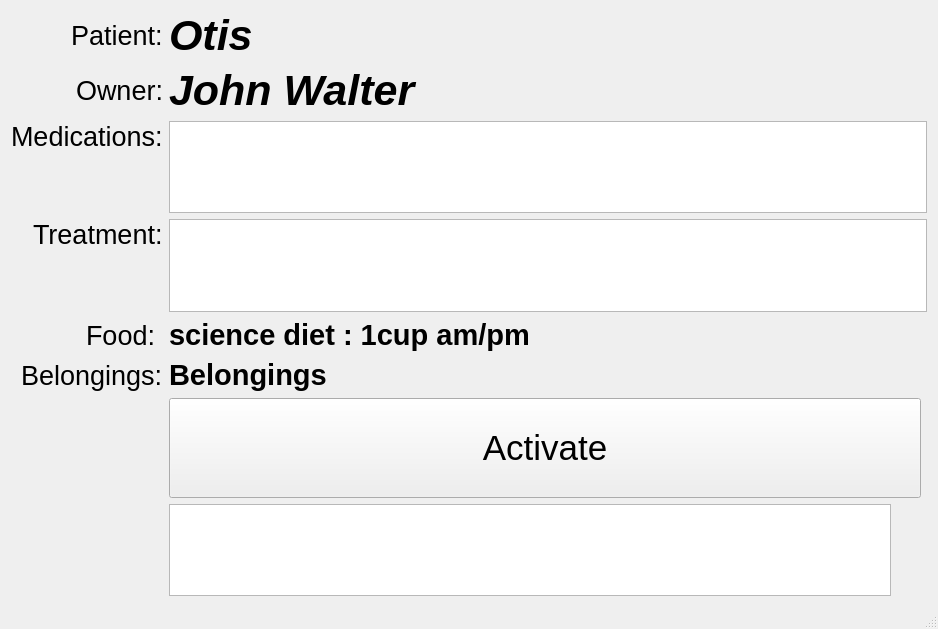
<?xml version="1.0" encoding="UTF-8"?>
<ui version="4.0">
 <class>MainWindow</class>
 <widget class="QMainWindow" name="MainWindow">
  <property name="geometry">
   <rect>
    <x>0</x>
    <y>0</y>
    <width>938</width>
    <height>629</height>
   </rect>
  </property>
  <property name="windowTitle">
   <string>MainWindow</string>
  </property>
  <widget class="QWidget" name="centralWidget">
   <layout class="QGridLayout" name="gridLayout">
    <item row="4" column="0" alignment="Qt::AlignRight">
     <widget class="QLabel" name="label_5">
      <property name="font">
       <font>
        <pointsize>20</pointsize>
       </font>
      </property>
      <property name="text">
       <string>Food: </string>
      </property>
     </widget>
    </item>
    <item row="5" column="0" alignment="Qt::AlignRight">
     <widget class="QLabel" name="label_6">
      <property name="font">
       <font>
        <pointsize>20</pointsize>
       </font>
      </property>
      <property name="text">
       <string>Belongings:</string>
      </property>
     </widget>
    </item>
    <item row="0" column="0" alignment="Qt::AlignRight">
     <widget class="QLabel" name="label">
      <property name="maximumSize">
       <size>
        <width>100</width>
        <height>16777215</height>
       </size>
      </property>
      <property name="font">
       <font>
        <pointsize>20</pointsize>
       </font>
      </property>
      <property name="text">
       <string>Patient:</string>
      </property>
     </widget>
    </item>
    <item row="2" column="0" alignment="Qt::AlignRight|Qt::AlignTop">
     <widget class="QLabel" name="label_3">
      <property name="font">
       <font>
        <pointsize>20</pointsize>
       </font>
      </property>
      <property name="text">
       <string>Medications:</string>
      </property>
     </widget>
    </item>
    <item row="4" column="1" colspan="7">
     <widget class="QLabel" name="food_label">
      <property name="font">
       <font>
        <pointsize>22</pointsize>
        <weight>75</weight>
        <italic>false</italic>
        <bold>true</bold>
       </font>
      </property>
      <property name="text">
       <string>science diet : 1cup am/pm</string>
      </property>
     </widget>
    </item>
    <item row="0" column="1">
     <widget class="QLabel" name="patient_label">
      <property name="maximumSize">
       <size>
        <width>200</width>
        <height>16777215</height>
       </size>
      </property>
      <property name="font">
       <font>
        <pointsize>32</pointsize>
        <weight>75</weight>
        <italic>true</italic>
        <bold>true</bold>
       </font>
      </property>
      <property name="text">
       <string>Otis</string>
      </property>
     </widget>
    </item>
    <item row="5" column="1" colspan="6">
     <widget class="QLabel" name="belongings_label">
      <property name="font">
       <font>
        <pointsize>22</pointsize>
        <weight>75</weight>
        <bold>true</bold>
       </font>
      </property>
      <property name="text">
       <string>Belongings</string>
      </property>
     </widget>
    </item>
    <item row="3" column="0" alignment="Qt::AlignRight|Qt::AlignTop">
     <widget class="QLabel" name="label_4">
      <property name="font">
       <font>
        <pointsize>20</pointsize>
       </font>
      </property>
      <property name="text">
       <string>Treatment:</string>
      </property>
     </widget>
    </item>
    <item row="6" column="1" colspan="6">
     <widget class="QPushButton" name="pushButton">
      <property name="minimumSize">
       <size>
        <width>300</width>
        <height>100</height>
       </size>
      </property>
      <property name="font">
       <font>
        <pointsize>26</pointsize>
       </font>
      </property>
      <property name="text">
       <string>Activate</string>
      </property>
     </widget>
    </item>
    <item row="1" column="1">
     <widget class="QLabel" name="owner_label">
      <property name="font">
       <font>
        <pointsize>32</pointsize>
        <weight>75</weight>
        <italic>true</italic>
        <bold>true</bold>
       </font>
      </property>
      <property name="text">
       <string>John Walter</string>
      </property>
     </widget>
    </item>
    <item row="2" column="1" colspan="7">
     <widget class="QTextBrowser" name="medications_text">
      <property name="font">
       <font>
        <pointsize>24</pointsize>
       </font>
      </property>
      <property name="html">
       <string>&lt;!DOCTYPE HTML PUBLIC &quot;-//W3C//DTD HTML 4.0//EN&quot; &quot;http://www.w3.org/TR/REC-html40/strict.dtd&quot;&gt;
&lt;html&gt;&lt;head&gt;&lt;meta name=&quot;qrichtext&quot; content=&quot;1&quot; /&gt;&lt;style type=&quot;text/css&quot;&gt;
p, li { white-space: pre-wrap; }
&lt;/style&gt;&lt;/head&gt;&lt;body style=&quot; font-family:'MS Shell Dlg 2'; font-size:24pt; font-weight:400; font-style:normal;&quot;&gt;
&lt;p style=&quot; margin-top:0px; margin-bottom:0px; margin-left:0px; margin-right:0px; -qt-block-indent:0; text-indent:0px;&quot;&gt;&lt;span style=&quot; font-size:18pt; color:#ffffff;&quot;&gt;Here are the meds&lt;/span&gt;&lt;/p&gt;&lt;/body&gt;&lt;/html&gt;</string>
      </property>
     </widget>
    </item>
    <item row="1" column="0" alignment="Qt::AlignRight">
     <widget class="QLabel" name="label_2">
      <property name="font">
       <font>
        <pointsize>20</pointsize>
       </font>
      </property>
      <property name="text">
       <string>Owner:</string>
      </property>
     </widget>
    </item>
    <item row="3" column="1" colspan="7">
     <widget class="QTextBrowser" name="treatment_label">
      <property name="font">
       <font>
        <pointsize>24</pointsize>
       </font>
      </property>
      <property name="html">
       <string>&lt;!DOCTYPE HTML PUBLIC &quot;-//W3C//DTD HTML 4.0//EN&quot; &quot;http://www.w3.org/TR/REC-html40/strict.dtd&quot;&gt;
&lt;html&gt;&lt;head&gt;&lt;meta name=&quot;qrichtext&quot; content=&quot;1&quot; /&gt;&lt;style type=&quot;text/css&quot;&gt;
p, li { white-space: pre-wrap; }
&lt;/style&gt;&lt;/head&gt;&lt;body style=&quot; font-family:'MS Shell Dlg 2'; font-size:24pt; font-weight:400; font-style:normal;&quot;&gt;
&lt;p style=&quot; margin-top:0px; margin-bottom:0px; margin-left:0px; margin-right:0px; -qt-block-indent:0; text-indent:0px;&quot;&gt;&lt;span style=&quot; font-size:18pt; color:#ffffff;&quot;&gt;Here is the treatment&lt;/span&gt;&lt;/p&gt;&lt;/body&gt;&lt;/html&gt;</string>
      </property>
     </widget>
    </item>
    <item row="7" column="1">
     <widget class="QTextBrowser" name="textBrowser"/>
    </item>
   </layout>
  </widget>
  <widget class="QStatusBar" name="statusBar"/>
 </widget>
 <layoutdefault spacing="6" margin="11"/>
 <resources/>
 <connections/>
</ui>
